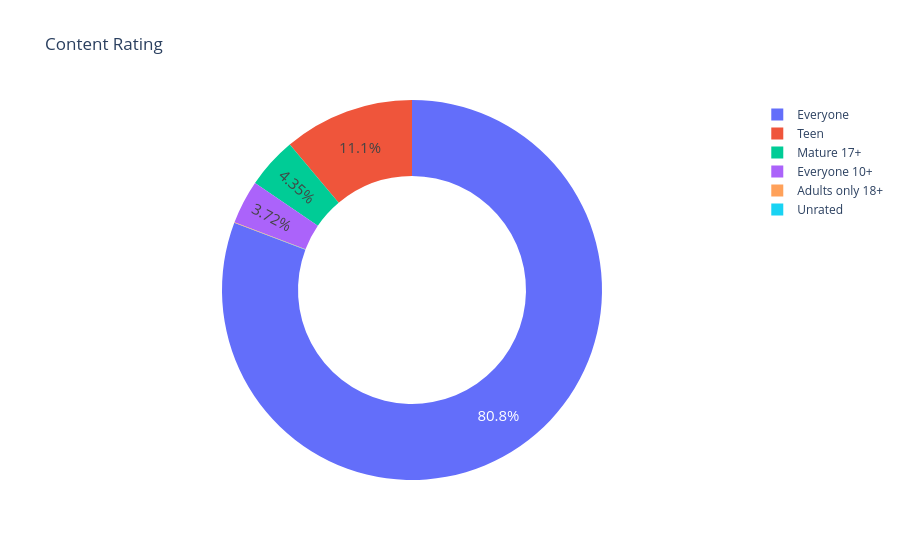

The code cell stored with this chart in its notebook:
### Code cell
fig = px.pie(labels=ratings.index, values=ratings.values, title='Content Rating', names=ratings.index, hole=0.6)

fig.update_traces(textposition='inside', textinfo='percent', textfont_size=15)

fig.show()

### Figure 1 — Plotly figure (JSON) as saved in the notebook; plotly's stock layout.template omitted (floating-point values rounded to 4 significant figures)
{"data": [{"domain": {"x": [0, 1], "y": [0, 1]}, "hole": 0.6, "hovertemplate": "label=%{label}<br>value=%{value}<extra></extra>", "labels": ["Everyone", "Teen", "Mature 17+", "Everyone 10+", "Adults only 18+", "Unrated"], "legendgroup": "", "name": "", "showlegend": true, "textfont": {"size": 15}, "textinfo": "percent", "textposition": "inside", "type": "pie", "values": [6621, 912, 357, 305, 3, 1]}], "layout": {"legend": {"tracegroupgap": 0}, "title": {"text": "Content Rating"}}}
